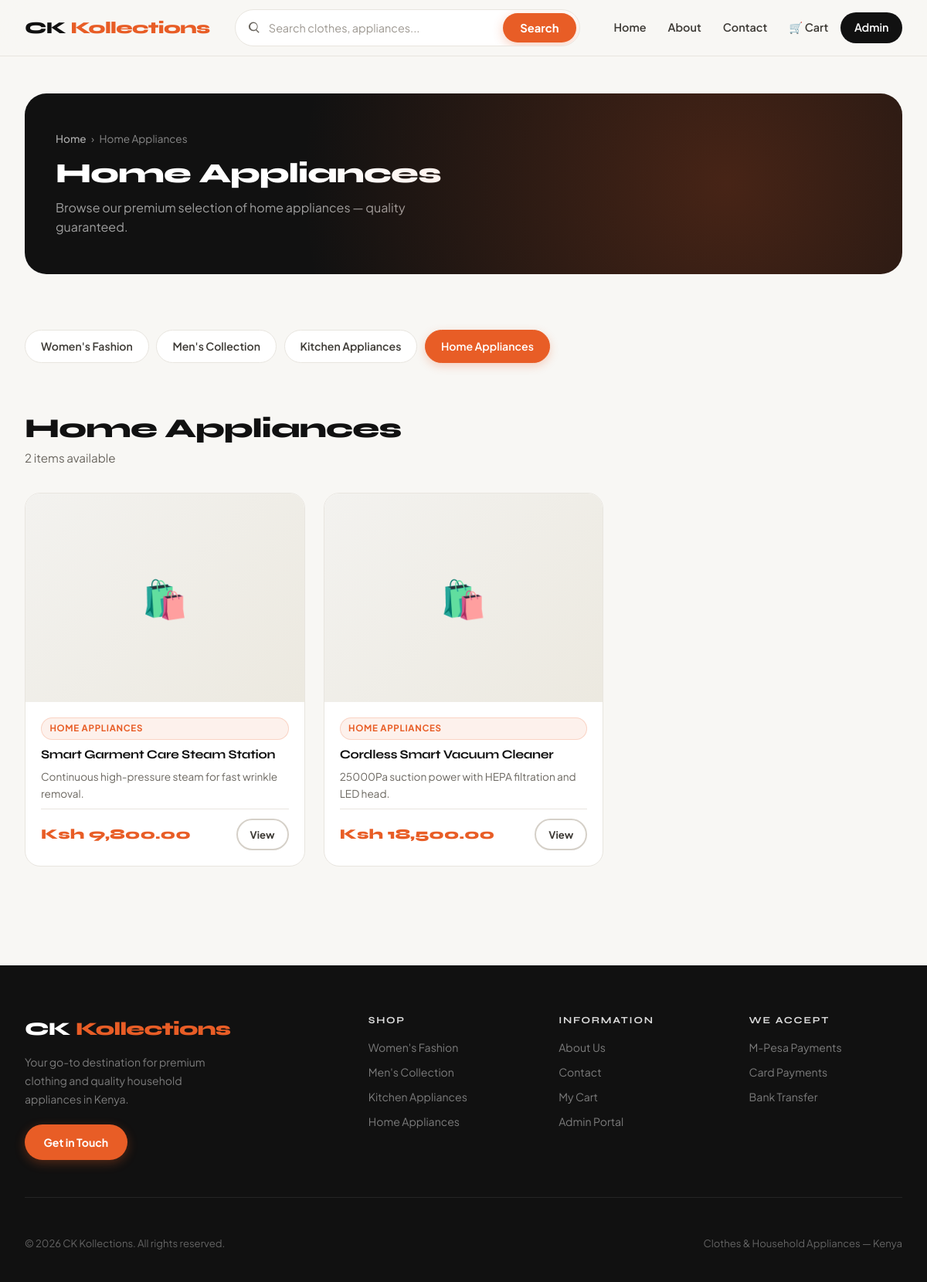
The page /category.php?slug=home-appliances on the database its author committed.
### tables this page shows
CREATE TABLE IF NOT EXISTS categories (
  id INT AUTO_INCREMENT PRIMARY KEY,
  name VARCHAR(255) NOT NULL,
  slug VARCHAR(255) NOT NULL UNIQUE,
  display_order INT NOT NULL DEFAULT 0
);

CREATE TABLE IF NOT EXISTS products (
  id INT AUTO_INCREMENT PRIMARY KEY,
  category_id INT NOT NULL,
  name VARCHAR(255) NOT NULL,
  short_description TEXT NOT NULL,
  description TEXT NOT NULL,
  price DECIMAL(10,2) NOT NULL,
  image VARCHAR(255) NOT NULL,
  created_at TIMESTAMP DEFAULT CURRENT_TIMESTAMP,
  updated_at TIMESTAMP DEFAULT CURRENT_TIMESTAMP ON UPDATE CURRENT_TIMESTAMP,
  FOREIGN KEY (category_id) REFERENCES categories(id) ON DELETE CASCADE
);

### includes/functions.php (called while the page is built, shortened)
<?php
function getDbConnection() {
    static $pdo;
    if ($pdo !== null) {
        return $pdo;
    }
    $config = getConfig();
    $host = $config['MYSQL_HOST'] ?? '127.0.0.1';
    $db = $config['MYSQL_DATABASE'] ?? 'alcy_42591217_ckkollection';
    $user = $config['MYSQL_USER'] ?? 'root';
    $pass = $config['MYSQL_PASSWORD'] ?? '';
    $dsn = sprintf('mysql:host=%s;dbname=%s;charset=utf8mb4', $host, $db);
    try {
        $pdo = new PDO($dsn, $user, $pass, [
            PDO::ATTR_ERRMODE => PDO::ERRMODE_EXCEPTION,
            PDO::ATTR_DEFAULT_FETCH_MODE => PDO::FETCH_ASSOC,
            PDO::ATTR_TIMEOUT => 3,
        ]);
    } catch (PDOException $e) {
        if ($host !== '127.0.0.1' && $host !== 'localhost') {
            try {
                $localDsn = sprintf('mysql:host=127.0.0.1;dbname=%s;charset=utf8mb4', $db);
                $pdo = new PDO($localDsn, 'root', '', [
                    PDO::ATTR_ERRMODE => PDO::ERRMODE_EXCEPTION,
                    PDO::ATTR_DEFAULT_FETCH_MODE => PDO::FETCH_ASSOC,
                ]);
            } catch (PDOException $fallbackError) {
                try {
                    $serverPdo = new PDO('mysql:host=127.0.0.1;charset=utf8mb4', 'root', '', [
                        PDO::ATTR_ERRMODE => PDO::ERRMODE_EXCEPTION,
                    ]);
                    $serverPdo->exec("CREATE DATABASE IF NOT EXISTS `$db` CHARACTER SET utf8mb4 COLLATE utf8mb4_unicode_ci");
                    $pdo = new PDO($localDsn, 'root', '', [
                        PDO::ATTR_ERRMODE => PDO::ERRMODE_EXCEPTION,
                        PDO::ATTR_DEFAULT_FETCH_MODE => PDO::FETCH_ASSOC,
                    ]);
                } catch (PDOException $createError) {
                    renderDbErrorScreen($e->getMessage(), $host);
                    exit;
                }
            }
        } else {
            try {
                $serverPdo = new PDO('mysql:host=127.0.0.1;charset=utf8mb4', $user, $pass, [
                    PDO::ATTR_ERRMODE => PDO::ERRMODE_EXCEPTION,
                ]);
                $serverPdo->exec("CREATE DATABASE IF NOT EXISTS `$db` CHARACTER SET utf8mb4 COLLATE utf8mb4_unicode_ci");
                $pdo = new PDO($dsn, $user, $pass, [
                    PDO::ATTR_ERRMODE => PDO::ERRMODE_EXCEPTION,
                    PDO::ATTR_DEFAULT_FETCH_MODE => PDO::FETCH_ASSOC,
                ]);
            } catch (PDOException $finalErr) {
                renderDbErrorScreen($e->getMessage(), $host);
                exit;
            }
        }
    }
    return $pdo;
}
function getCategories() {
    $pdo = getDbConnection();
    $stmt = $pdo->query('SELECT id, name, slug, display_order FROM categories ORDER BY display_order ASC, name ASC');
    return $stmt->fetchAll();
}
function getProducts($categorySlug = null, $search = null) {
    $pdo = getDbConnection();
    $sql = 'SELECT p.id, p.name, p.short_description, p.description, p.price, p.image, c.slug AS category_slug, c.name AS category_name
            FROM products p
            JOIN categories c ON p.category_id = c.id';
    $params = [];
    if ($categorySlug !== null && $categorySlug !== '') {
        $sql .= ' WHERE c.slug = :slug';
        $params['slug'] = $categorySlug;
    }
    $sql .= ' ORDER BY p.id DESC';
    $stmt = $pdo->prepare($sql);
    $stmt->execute($params);
    return $stmt->fetchAll();
}
?>

### category.php (the view, shortened to what this page needs)
<?php
require_once __DIR__ . '/includes/functions.php';
$slug = $_GET['slug'] ?? null;
$categories = getCategories();
$products   = getProducts($slug);
$category   = null;
foreach ($categories as $cat) {
    if ($cat['slug'] === $slug) { $category = $cat; break; }
}
include __DIR__ . '/includes/header.php';
?>
<main class="page-content">
  <div class="page-banner">
    <div class="breadcrumb">
      <a href="/index.php">Home</a> › <span><?php echo htmlspecialchars($category['name']); ?></span>
    </div>
    <h1><?php echo htmlspecialchars($category['name']); ?></h1>
    <p>Browse our premium selection of <?php echo strtolower(htmlspecialchars($category['name'])); ?> — quality guaranteed.</p>
  </div>
  <section class="category-pills" style="margin-bottom:2rem;">
    <div class="pill-list">
      <?php foreach ($categories as $cat): ?>
        <a class="pill <?php echo ($cat['slug'] === $slug) ? 'active-pill' : ''; ?>"
           href="category.php?slug=<?php echo urlencode($cat['slug']); ?>">
          <?php echo htmlspecialchars($cat['name']); ?>
        </a>
      <?php endforeach; ?>
    </div>
  </section>
  <section>
    <?php if (empty($products)): ?>
      <div class="empty-box">
        <div class="empty-icon">🛍️</div>
        <h3>No products yet</h3>
        <p>This department doesn't have any products listed yet. Check back soon!</p>
        <a href="/index.php" class="button button-primary">Back to Homepage</a>
      </div>
    <?php else: ?>
      <div class="section-header">
        <div>
          <h2><?php echo htmlspecialchars($category['name']); ?></h2>
          <p><?php echo count($products); ?> item<?php echo count($products) !== 1 ? 's' : ''; ?> available</p>
        </div>
      </div>
      <div class="product-grid">
        <?php foreach ($products as $product): ?>
          <article class="product-card">
            <div class="product-card-img-wrap">
            </div>
            <div class="product-card-body">
              <span class="badge badge-category"><?php echo htmlspecialchars($category['name']); ?></span>
              <h3><?php echo htmlspecialchars($product['name']); ?></h3>
              <p><?php echo htmlspecialchars($product['short_description']); ?></p>
              <div class="product-meta">
                <span class="price">Ksh <?php echo number_format($product['price'], 2); ?></span>
                <a class="button button-secondary" style="padding:0.5rem 1rem;font-size:0.82rem;" href="product.php?id=<?php echo $product['id']; ?>">View</a>
              </div>
            </div>
          </article>
        <?php endforeach; ?>
      </div>
    <?php endif; ?>
  </section>
</main>
<?php include __DIR__ . '/includes/footer.php'; ?>

### rows shown on the page
categories: name "Home Appliances", name "home appliances"
categories: name "Women's Fashion"
categories: name "Men's Collection"
categories: name "Kitchen Appliances"
products: category.name "HOME APPLIANCES", name "Smart Garment Care Steam Station", short_description "Continuous high-pressure steam for fast wrinkle removal.", price "9,800.00"
products: category.name "HOME APPLIANCES", name "Cordless Smart Vacuum Cleaner", short_description "25000Pa suction power with HEPA filtration and LED head.", price "18,500.00"

### other values the page prints
count($products) "2"
